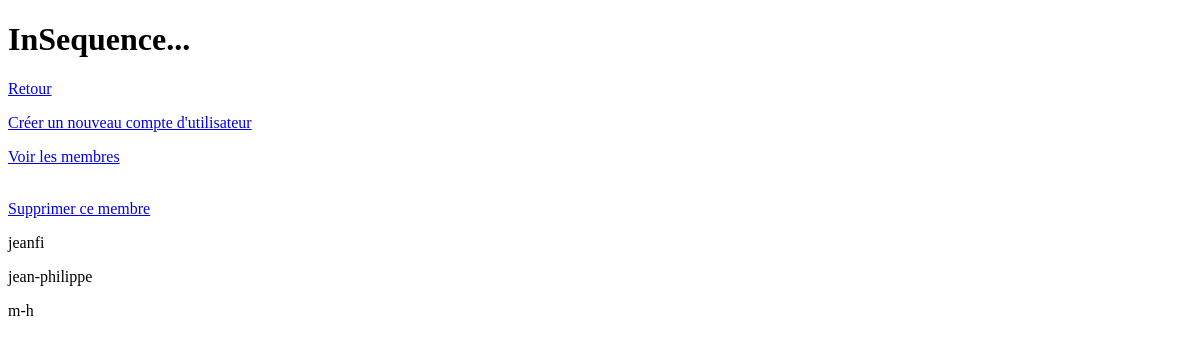
The page /siteuser/jeanfi/ on the database as committed earlier.
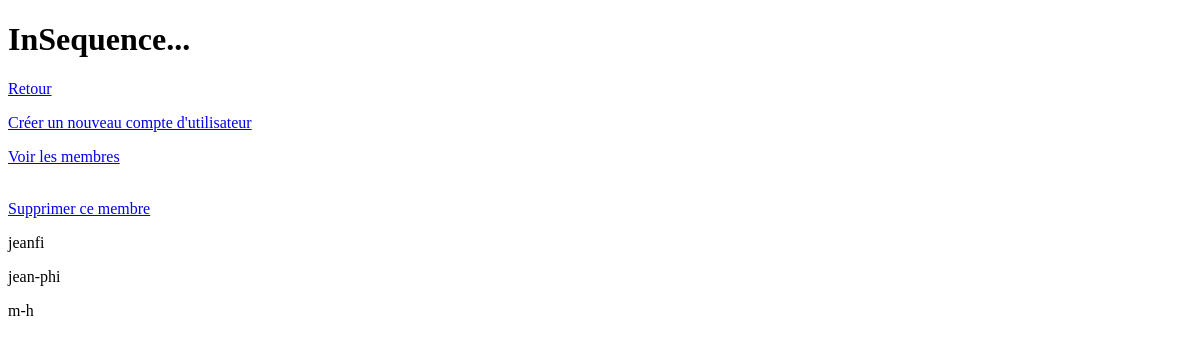
The same page on the database as committed later.
### accounts/models.py (models this page shows, shortened)
class SiteUser(AbstractUser):
  slug = models.SlugField(blank=True)

### accounts/views.py (the view)
# urls.py: path('siteuser/<str:slug>/', SiteUserDetailView.as_view(), name= 'siteuser-detail'),
class SiteUserDetailView(DetailView):
  model = SiteUser
  success_url = reverse_lazy("siteuser-index")

### accounts/templates/accounts/siteuser_detail.html
{% extends 'base.html' %} {% block content %}<br />
<a href="{% url 'siteuser-delete' slug=siteuser.slug %}">Supprimer ce membre</a>
<p>{{ siteuser.username}}</p>
<p>{{ siteuser.first_name}}</p>
<p>{{ siteuser.last_name}}</p>
{% endblock %}

Rows that differ between the two databases and show on the page:
changed SiteUser "jeanfi": first_name "jean-philippe" → "jean-phi"
